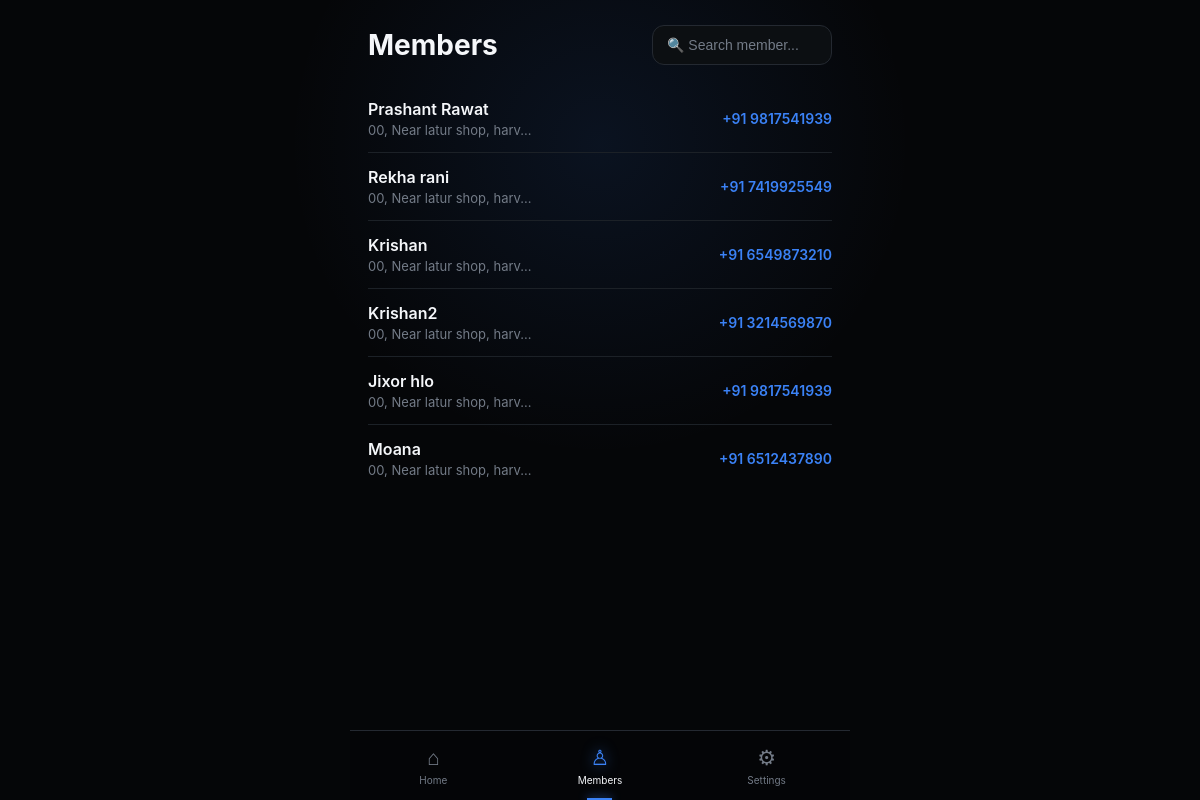
The app's page /members (signed in) with its own data.
### models.py (models this page shows, shortened)
class Member(db.Model):
    __tablename__ = "member"
    id = db.Column(db.Integer, primary_key=True)
    owner_id = db.Column(
        db.Integer,
        db.ForeignKey("gym_owner.id"),
        nullable=False,
        index=True
    )
    name = db.Column(db.String(100), nullable=False)
    address = db.Column(db.String(150), nullable=False)
    phone = db.Column(db.String(15), nullable=False)
    join_date = db.Column(db.Date, nullable=False)
    notes = db.Column(db.Text)
    active = db.Column(db.Boolean, default=True)
    current_plan_id = db.Column(
        db.Integer,
        db.ForeignKey("membership_plan.id")
    )
    membership_start = db.Column(db.Date)
    membership_expiry = db.Column(db.Date)
    memberships = db.relationship(
        "Membership",
        backref="member",
        lazy=True,
        cascade="all, delete-orphan"
    )
    attendance = db.relationship(
        "Attendance",
        backref="member",
        lazy=True,
        cascade="all, delete-orphan"
    )
    __table_args__ = (
        db.UniqueConstraint(
            "owner_id",
            "name",
            name="uq_owner_member_name"
        ),
    )

### main.py (the view)
@app.route("/members",methods=['GET'])
@login_required
def members():
  members = current_user.members
  return render_template("members.html", members=members, active_page="members")

### main.py (called while the page is built)
@login_manager.user_loader
def load_user(user_id):
   return db.session.get(GymOwner, int(user_id))

### templates/members.html (shortened to what this page needs)
{% extends "components/base.html" %}
{% block head%}
<link rel="stylesheet" href="{{ url_for('static', filename='css/members.css') }}">
{% endblock %}
{% block body %}
    <div class="header">
      <h1>Members</h1>
      <input id="search" type="text" placeholder="🔍 Search member...">
    </div>
    {% for member in members %}
    <a href="/members/{{member.id}}" class="member">
      <div class="member-info">
        <div class="name">{{member.name}}</div>
        <div class="address">
          {{member.address[:25]}}...
        </div>
      </div>
      <div class="phone">
        +91 {{member.phone}}
      </div>
    </a>
    {% endfor %}
   {% endblock %}

### templates/components/base.html (shortened to what this page needs)
<!doctype html>
<html lang="en">
<head>
  <link rel="stylesheet" href="{{ url_for('static', filename='css/navbar.css') }}">
  <link rel="stylesheet" href="{{ url_for('static', filename='css/base.css') }}">
  {% block head %}{% endblock %}
</head>
<body>
  <div class="app">
    {% block body %}{% endblock %}
  </div>
  {% include "components/navbar.html" %}
</body>
</html>

### templates/components/navbar.html
  <nav class="bottom-nav">
    <a href="/" class="nav-item {% if active_page == 'home' %}active{% endif %}">
      <div class="nav-icon">⌂</div>
      <span> Home </span>
    </a>
    <a href="{{ url_for('members') }}" class="nav-item {% if active_page == 'members' %}active{% endif %}">
      <div class="nav-icon">♙</div>
      <span> Members </span>
    </a>
    <a href="{{ url_for('settings') }}" class="nav-item {% if active_page == 'settings' %}active{% endif %}">
      <div class="nav-icon">⚙</div>
      <span> Settings </span>
    </a>
  </nav>

### static/css/navbar.css (style rules this page uses)
.bottom-nav { position: fixed; z-index: 100; left: 0; right: 0; bottom: 0; max-width: 500px; height: 70px; margin: auto; background: var(--navbg); border-top: 1px solid var(--cardborder); backdrop-filter: blur(18px); display: flex; justify-content: space-around; }
.nav-item { width: 33.33%; border: none; background: transparent; color: var(--muted); display: flex; flex-direction: column; justify-content: center; align-items: center; gap: 4px; position: relative; cursor: pointer; text-decoration: none; }
.nav-icon { font-size: 21px; }
.nav-item span { font-size: 10px; }
.nav-item.active { color: var(--white); }
.nav-item.active .nav-icon { color: var(--blue); text-shadow: 0 0 14px rgba(59, 130, 246, 0.8); }
.nav-item.active::after { content: ""; position: absolute; bottom: 0; width: 25px; height: 2px; background: var(--blue); box-shadow: 0 0 10px var(--blue); }

### static/css/base.css (style rules this page uses)
* { margin: 0; padding: 0; box-sizing: border-box; -webkit-tap-highlight-color: transparent; }
:root { --bg: #050608; --white: #f5f7fa; --muted: #737b87; --blue: #3b82f6; --green: #22c55e; --border: #20242b; --card: #0c0f12; --card2: #050505; --card3: #000000; --activity: #11151a; --navbg: rgba(5, 6, 8, 0.94); --iconbg: #15191e; --line: #1c2127; --cardborder: #242931; }
html { background: var(--bg); }
body { background: radial-gradient(circle at 50% 18%, rgba(59, 130, 246, 0.1), transparent 35%), var(--bg); color: var(--white); transition: background 0.35s, color 0.35s; font-family: -apple-system, BlinkMacSystemFont, "Segoe UI", Roboto, Arial, sans-serif; min-height: 100vh; overflow-x: hidden; }
.app { width: 100%; max-width: 500px; margin: auto; padding: 25px 18px 110px; }

### static/css/members.css (style rules this page uses)
.header { display: flex; align-items: center; gap: 12px; margin-bottom: 20px; }
.header h1 { font-size: 28px; font-weight: 700; }
#search { margin-left: auto; width: 180px; height: 40px; border: none; outline: none; border-radius: 12px; padding: 0 14px; background: var(--card); color: var(--white); border: 1px solid var(--cardborder); font-size: 14px; }
#search::placeholder { color: var(--muted); }
.member { display: flex; align-items: center; justify-content: space-between; text-decoration: none; color: inherit; padding: 14px 0; border-bottom: 1px solid var(--line); transition: .15s; }
.member:last-child { border-bottom: none; }
.member-info { flex: 1; min-width: 0; }
.name { font-size: 16px; font-weight: 600; color: var(--white); }
.address { margin-top: 3px; color: var(--muted); font-size: 13px; overflow: hidden; text-overflow: ellipsis; white-space: nowrap; }
.phone { margin-left: 18px; font-size: 14px; font-weight: 600; color: var(--blue); white-space: nowrap; }
.bottom-nav { position: fixed; z-index: 100; left: 0; right: 0; bottom: 0; max-width: 500px; height: 70px; margin: auto; background: var(--navbg); border-top: 1px solid var(--cardborder); backdrop-filter: blur(18px); display: flex; justify-content: space-around; }
.nav-item { width: 33.33%; border: none; background: transparent; color: var(--muted); display: flex; flex-direction: column; justify-content: center; align-items: center; gap: 4px; position: relative; cursor: pointer; text-decoration: none; }
.nav-icon { font-size: 21px; }
.nav-item span { font-size: 10px; }
.nav-item.active { color: var(--white); }
.nav-item.active .nav-icon { color: var(--blue); text-shadow: 0 0 14px rgba(59, 130, 246, 0.8); }
.nav-item.active::after { content: ""; position: absolute; bottom: 0; width: 25px; height: 2px; background: var(--blue); box-shadow: 0 0 10px var(--blue); }

### records on screen
Member: name "Prashant Rawat", address "00, Near latur shop, harv", phone "9817541939"
Member: name "Rekha rani", address "00, Near latur shop, harv", phone "7419925549"
Member: name "Krishan", address "00, Near latur shop, harv", phone "6549873210"
Member: name "Krishan2", address "00, Near latur shop, harv", phone "3214569870"
Member: name "Jixor hlo", address "00, Near latur shop, harv", phone "9817541939"
Member: name "Moana", address "00, Near latur shop, harv", phone "6512437890"
